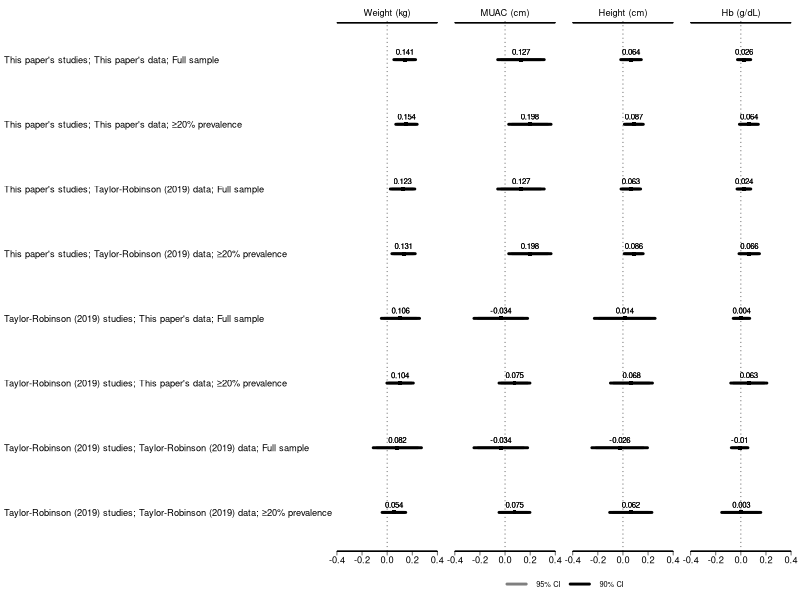
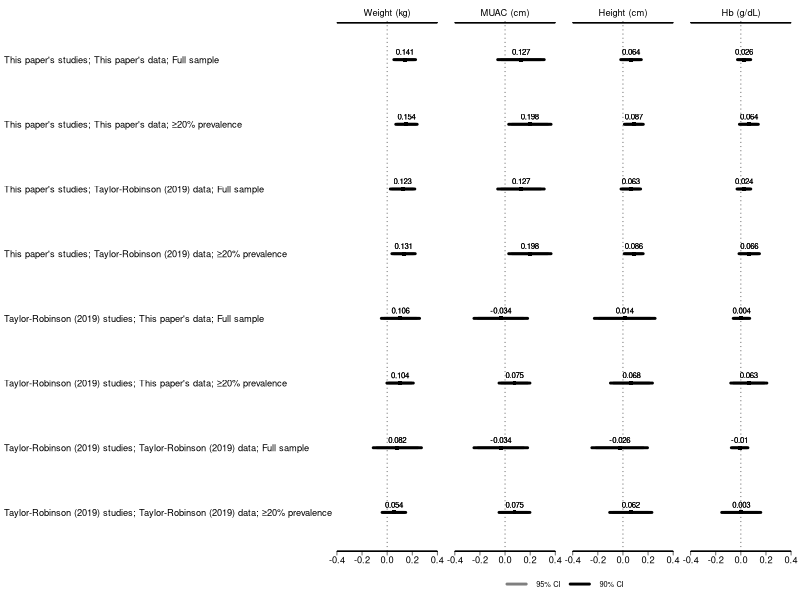

Here is the R script that generated these plots, in order:
# This script creates a graph with the results saved in "output/tables/compare_decisions.csv"
# Created by Luiza Andrade on August 2023

library(tidyverse)

data <-
  read_csv("output/tables/compare_decisions.csv") %>%
  mutate(
    source =
      paste(
        sample,
        estimates,
        prevalence,
        sep = "; "
      ),
    outcome =
      factor(
        outcome,
        levels = c(
          "Weight (kg)",
          "MUAC (cm)",
          "Height (cm)",
          "Hb (g/dL)"
        ),
        ordered = TRUE
      )
  ) %>%
  pivot_longer(
    cols = c(ul90, ll90, ul95, ll95),
    names_to = c(".value", "ci"),
    names_pattern = "(..)(..)"
  ) %>%
  mutate(
    ci = factor(
      ci,
      levels = c(90, 95),
      labels = c("90% CI", "95% CI"),
      ordered = TRUE
    )
  )

linesize <- .2
fontsize <- 6.7

data %>%
  ggplot(
    aes(
      y = source,
      yend = source
    )
  ) +
  geom_vline(
    xintercept = 0,
    color = "black",
    linetype = "dotted",
    size = linesize
  ) +
  geom_segment(
    data = . %>% filter(ci == "95% CI"),
    aes(
      x = ll,
      xend = ul,
      color = ci
    ),
    linewidth = 1,
    lineend = "round"
  ) +
  geom_segment(
    data = . %>% filter(ci == "90% CI"),
    aes(
      x = ll,
      xend = ul,
      color = ci
    ),
    linewidth = 1,
    lineend = "round"
  ) +
  geom_segment(
    aes(
      x = -.4,
      xend = .4,
      y = 8.57,
      yend = 8.57
    ),
    color = "black",
    size = linesize
  ) +
  geom_text(
    aes(
      x = pe,
      label = round(pe, 3)
    ),
    vjust = -.8,
    size = 2
  ) +
  geom_segment(
    aes(
      x = -.4,
      xend = .4,
      y = .4,
      yend = .4
    ),
    color = "black",
    size = linesize
  ) +
  geom_point(
    aes(
      x = pe
    ),
    size = 1,
    shape = 15
  ) +
  facet_wrap(
    ~ outcome,
    ncol = 4
  ) +
  labs(
    color = NULL
  ) +
 scale_color_manual(values = c("gray50", "black")) +
  theme_void() +
  theme(
    text = element_text(size = fontsize),
    axis.text = element_text(),
    axis.text.x = element_text(),
    axis.ticks.x = element_line(color = "black", size = linesize),
    axis.ticks.length.x = unit(.1, "cm"),
    strip.text.x = element_text(size = fontsize, margin = margin(.1, .1, .1, .1, "cm")),
    axis.text.y = element_text(hjust = 0),
    strip.background = element_rect(color = "white"),
    legend.position = "bottom",
    plot.margin = margin(.1, .1, .1, .1, "cm")
  )

  ggsave(
    "output/figures/figureS1.png",
    width = 6.5,
    height = 2.5,
    units = c("in"),
    bg = "white"
  )
